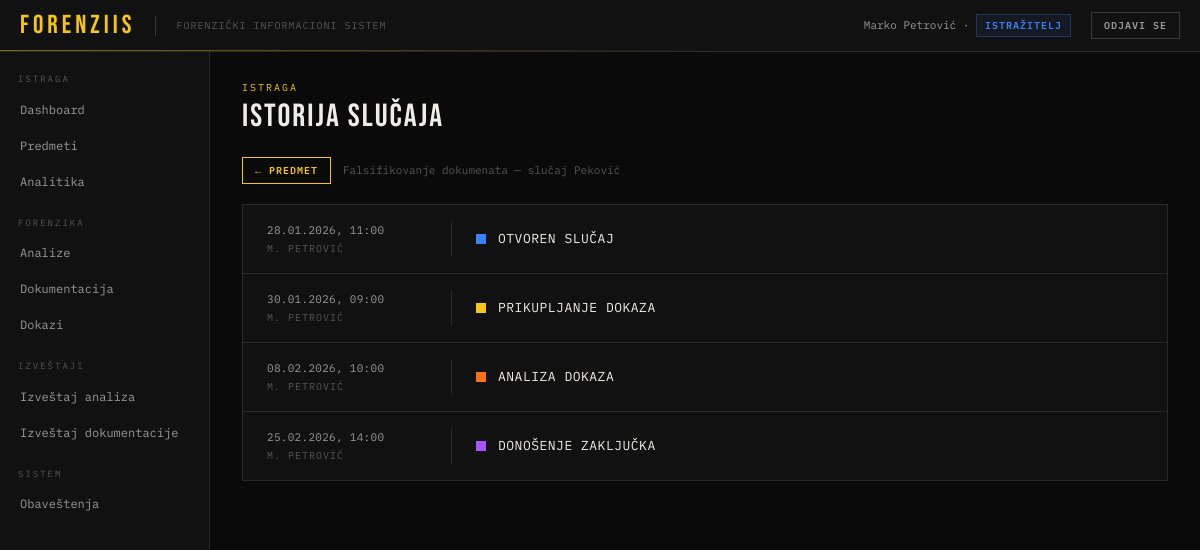
Page /?page=istorija-predmeta&id=3 (signed in) on the committed database.
### tables this page shows
CREATE TABLE korisnik (
    id              INT AUTO_INCREMENT PRIMARY KEY,
    ime             VARCHAR(255) NOT NULL,
    prezime         VARCHAR(255) NOT NULL,
    email           VARCHAR(255) NOT NULL UNIQUE,
    kor_ime         VARCHAR(255) NULL UNIQUE,
    lozinka_hash    VARCHAR(255) NOT NULL,
    uloga           ENUM('ADMINISTRATOR','ISTRAZITELJ','TEHNICAR','VESTAK') NOT NULL,
    aktivan         BOOLEAN NOT NULL DEFAULT TRUE,
    datum_kreiranja DATETIME NOT NULL DEFAULT NOW()
);

CREATE TABLE predmet (
    id               INT AUTO_INCREMENT PRIMARY KEY,
    naziv            VARCHAR(255) NOT NULL,
    opis             TEXT NULL,
    status           ENUM('AKTIVAN','ZATVOREN') NOT NULL DEFAULT 'AKTIVAN',
    faza             ENUM('OTVOREN_SLUCAJ','PRIKUPLJANJE_DOKAZA','ANALIZA_DOKAZA','DONOSENJE_ZAKLJUCKA','ZATVOREN_SLUCAJ') NOT NULL DEFAULT 'OTVOREN_SLUCAJ',
    datum_otvaranja  DATETIME NOT NULL DEFAULT NOW(),
    istrazitelj_id   INT NULL,
    FOREIGN KEY (istrazitelj_id) REFERENCES korisnik(id)
);

CREATE TABLE istorija_faze_predmeta (
    id          INT AUTO_INCREMENT PRIMARY KEY,
    faza        ENUM('OTVOREN_SLUCAJ','PRIKUPLJANJE_DOKAZA','ANALIZA_DOKAZA','DONOSENJE_ZAKLJUCKA','ZATVOREN_SLUCAJ') NOT NULL,
    datum_vreme DATETIME NOT NULL DEFAULT NOW(),
    predmet_id  INT NOT NULL,
    korisnik_id INT NOT NULL,
    FOREIGN KEY (predmet_id) REFERENCES predmet(id),
    FOREIGN KEY (korisnik_id) REFERENCES korisnik(id)
);

### index.php (called while the page is built, shortened)
<?php
require_once __DIR__ . '/config.php';
require_once __DIR__ . '/helpers.php';
$page   = $_GET['page']   ?? 'dashboard';
require __DIR__ . '/layout/header.php';
require __DIR__ . "/pages/{$page}.php";
require __DIR__ . '/layout/footer.php';

### helpers.php (called while the page is built, shortened)
<?php
function e(?string $str): string
{
    return htmlspecialchars($str ?? '', ENT_QUOTES, 'UTF-8');
}
function fazaLabel(string $faza): string
{
    $mapa = [
        'OTVOREN_SLUCAJ'       => 'Otvoren slučaj',
        'PRIKUPLJANJE_DOKAZA'  => 'Prikupljanje dokaza',
        'ANALIZA_DOKAZA'       => 'Analiza dokaza',
        'DONOSENJE_ZAKLJUCKA'  => 'Donošenje zaključka',
        'ZATVOREN_SLUCAJ'      => 'Zatvoren slučaj',
    ];
    return $mapa[$faza] ?? $faza;
}
function ulogaLabel(string $uloga): string
{
    $mapa = [
        'ADMINISTRATOR' => 'Administrator',
        'ISTRAZITELJ'   => 'Istražitelj',
        'TEHNICAR'      => 'Tehničar',
        'VESTAK'        => 'Veštak',
    ];
    return $mapa[$uloga] ?? $uloga;
}
function ulogaBadge(string $uloga): string
{
    $mapa = [
        'ADMINISTRATOR' => 'badge-red',
        'ISTRAZITELJ'   => 'badge-blue',
        'TEHNICAR'      => 'badge-green',
        'VESTAK'        => 'badge-purple',
    ];
    return $mapa[$uloga] ?? 'badge-gray';
}

### pages/istorija-predmeta.php (the view, shortened to what this page needs)
<?php
$predmetId = (int)($_GET['id'] ?? 0);
$stmt = $conn->prepare("SELECT id, naziv, faza, status FROM predmet WHERE id = ?");
$stmt->bind_param('i', $predmetId);
$stmt->execute();
$predmet = $stmt->get_result()->fetch_assoc();
$stmt = $conn->prepare("
    SELECT h.faza, h.datum_vreme,
           k.ime, k.prezime
    FROM istorija_faze_predmeta h
    JOIN korisnik k ON k.id = h.korisnik_id
    WHERE h.predmet_id = ?
    ORDER BY h.datum_vreme ASC
");
$stmt->bind_param('i', $predmetId);
$stmt->execute();
$istorija = $stmt->get_result()->fetch_all(MYSQLI_ASSOC);
function fazaBoja(string $faza): string {
    $mapa = [
        'OTVOREN_SLUCAJ'      => 'var(--blue)',
        'PRIKUPLJANJE_DOKAZA' => 'var(--yellow)',
        'ANALIZA_DOKAZA'      => 'var(--orange)',
        'DONOSENJE_ZAKLJUCKA' => 'var(--purple)',
        'ZATVOREN_SLUCAJ'     => 'var(--green)',
    ];
    return $mapa[$faza] ?? 'var(--text-3)';
}
?>
<div class="page-eyebrow">Istraga</div>
<div class="page-title">Istorija slučaja</div>
<div class="istorija-breadcrumb">
    <a href="?page=predmet-detalji&id=<?= $predmetId ?>" class="btn btn-outline btn-sm">
        &larr; Predmet
    </a>
    <span style="color:var(--text-3); font-family:var(--mono); font-size:11px; margin-left:4px;">
        <?= e($predmet['naziv']) ?>
    </span>
</div>
<div class="card">
    <div class="card-body" style="padding: 0;">
        <?php if (empty($istorija)): ?>
        <div class="istorija-empty">Nema zabeleženih promena faze za ovaj predmet.</div>
        <?php else: ?>
        <div class="istorija-lista">
            <?php foreach ($istorija as $zapis): ?>
            <div class="istorija-red">
                <div class="istorija-meta">
                    <div class="istorija-datum">
                        <?= e(date('d.m.Y, H:i', strtotime($zapis['datum_vreme']))) ?>
                    </div>
                    <div class="istorija-korisnik">
                        <?= e(mb_strtoupper(mb_substr($zapis['ime'], 0, 1)) . '. ' . mb_strtoupper($zapis['prezime'])) ?>
                    </div>
                </div>
                <div class="istorija-dogadjaj">
                    <span class="istorija-indikator"
                          style="background: <?= fazaBoja($zapis['faza']) ?>;"></span>
                    <span class="istorija-faza-tekst">
                        <?= e(fazaLabel($zapis['faza'])) ?>
                    </span>
                </div>
            </div>
            <?php endforeach; ?>
        </div>
        <?php endif; ?>
    </div>
</div>

### layout/header.php (shortened to what this page needs)
<?php
$neprocitanaQuery = $conn->prepare("SELECT COUNT(*) as cnt FROM obavestenje WHERE korisnik_id = ? AND procitano = 0");
$neprocitanaQuery->bind_param('i', $_SESSION['user_id']);
$neprocitanaQuery->execute();
$neprocitanaBroj = $neprocitanaQuery->get_result()->fetch_assoc()['cnt'];
$kq = $conn->prepare("SELECT id, ime, prezime, email, uloga FROM korisnik WHERE id = ?");
$kq->bind_param('i', $_SESSION['user_id']);
$kq->execute();
$korisnik = $kq->get_result()->fetch_assoc();
?>
<!DOCTYPE html>
<html lang="sr">
<head>
</head>
<body>
<div id="app">
<div class="topbar">
    <div class="topbar-logo">ForenzIIS</div>
    <div class="topbar-system">Forenzički informacioni sistem</div>
    <div class="topbar-user">
        <?= e($korisnik['ime'] . ' ' . $korisnik['prezime']) ?> · <span class="badge <?= ulogaBadge($korisnik['uloga']) ?>"><?= e(ulogaLabel($korisnik['uloga'])) ?></span>
    </div>
    <a href="?page=logout" class="btn btn-ghost btn-sm">Odjavi se</a>
</div>
<div class="body-wrap">
<div class="sidebar">
<?php
$uloga = $_SESSION['uloga'];
if ($uloga === 'ADMINISTRATOR'):
?>
    <div class="sidebar-section">Administracija</div>
    <a href="?page=dashboard" class="nav-item <?= $page === 'dashboard' ? 'active' : '' ?>">Dashboard</a>
    <a href="?page=korisnik-novi" class="nav-item <?= $page === 'korisnik-novi' ? 'active' : '' ?>">Novi korisnik</a>
    <a href="?page=izvestaj-analize" class="nav-item <?= $page === 'izvestaj-analize' ? 'active' : '' ?>">Izveštaj analiza</a>
    <a href="?page=izvestaj-dokumentacije" class="nav-item <?= $page === 'izvestaj-dokumentacije' ? 'active' : '' ?>">Izveštaj dokumentacije</a>
    <a href="?page=analitika" class="nav-item <?= $page === 'analitika' ? 'active' : '' ?>">Analitika</a>
    <div class="sidebar-section">Predmeti</div>
    <a href="?page=predmeti" class="nav-item <?= $page === 'predmeti' || strpos($page, 'predmet-') === 0 ? 'active' : '' ?>">Predmeti</a>
    <div class="sidebar-section">Forenzika</div>
    <a href="?page=dokazi" class="nav-item <?= $page === 'dokazi' || strpos($page, 'dokaz-') === 0 ? 'active' : '' ?>">Dokazi</a>
    <a href="?page=analize" class="nav-item <?= $page === 'analize' || strpos($page, 'analiza-') === 0 ? 'active' : '' ?>">Analize</a>
    <a href="?page=dokumentacija" class="nav-item <?= $page === 'dokumentacija' || strpos($page, 'dokument-') === 0 ? 'active' : '' ?>">Dokumentacija</a>
    <a href="?page=dokazi-zahtevi" class="nav-item <?= $page === 'dokazi-zahtevi' ? 'active' : '' ?>">Zahtevi za dokaze</a>
    <div class="sidebar-section">Sistem</div>
    <a href="?page=tagovi" class="nav-item <?= $page === 'tagovi' || $page === 'tag-novi' ? 'active' : '' ?>">Tagovi</a>
    <a href="?page=obavestenja" class="nav-item <?= $page === 'obavestenja' ? 'active' : '' ?>">Obaveštenja<?php if ($neprocitanaBroj > 0): ?> <span class="nav-badge"><?= $neprocitanaBroj ?></span><?php endif; ?></a>
<?php elseif ($uloga === 'ISTRAZITELJ'): ?>
    <div class="sidebar-section">Istraga</div>
    <a href="?page=dashboard" class="nav-item <?= $page === 'dashboard' ? 'active' : '' ?>">Dashboard</a>
    <a href="?page=predmeti" class="nav-item <?= $page === 'predmeti' || strpos($page, 'predmet-') === 0 ? 'active' : '' ?>">Predmeti</a>
    <a href="?page=analitika" class="nav-item <?= $page === 'analitika' ? 'active' : '' ?>">Analitika</a>
    <div class="sidebar-section">Forenzika</div>
    <a href="?page=analize" class="nav-item <?= $page === 'analize' || strpos($page, 'analiza-') === 0 ? 'active' : '' ?>">Analize</a>
    <a href="?page=dokumentacija" class="nav-item <?= $page === 'dokumentacija' || strpos($page, 'dokument-') === 0 ? 'active' : '' ?>">Dokumentacija</a>
    <a href="?page=dokazi" class="nav-item <?= $page === 'dokazi' || strpos($page, 'dokaz-') === 0 ? 'active' : '' ?>">Dokazi</a>
    <div class="sidebar-section">Izveštaji</div>
    <a href="?page=izvestaj-analize" class="nav-item <?= $page === 'izvestaj-analize' ? 'active' : '' ?>">Izveštaj analiza</a>
    <a href="?page=izvestaj-dokumentacije" class="nav-item <?= $page === 'izvestaj-dokumentacije' ? 'active' : '' ?>">Izveštaj dokumentacije</a>
    <div class="sidebar-section">Sistem</div>
    <a href="?page=obavestenja" class="nav-item <?= $page === 'obavestenja' ? 'active' : '' ?>">Obaveštenja<?php if ($neprocitanaBroj > 0): ?> <span class="nav-badge"><?= $neprocitanaBroj ?></span><?php endif; ?></a>
<?php endif; ?>
</div>
<div class="main">

### layout/header.php (style rules this page uses)
:root { --bg: #0a0a0a; --surface: #111111; --surface-2: #181818; --surface-3: #202020; --border: #2a2a2a; --border-hi: #3a3a3a; --yellow: #f5c518; --yellow-dim: #c9a015; --yellow-dark:#2a2200; --yellow-glow: rgba(245,197,24,.12); --text-1: #f0ede8; --text-2: #999; --text-3: #555; --green: #22c55e; --red: #ef4444; --orange: #f97316; --blue: #3b82f6; --purple: #a855f7; --mono: 'IBM Plex Mono', monospace; --sans: 'IBM Plex Sans', sans-serif; --display: 'Bebas Neue', sans-serif; --r: 0px; --transition: 140ms ease; }
*, *::before, *::after { box-sizing: border-box; margin: 0; padding: 0; }
body { font-family: var(--sans); font-size: 13px; background: var(--bg); color: var(--text-1); line-height: 1.5; -webkit-font-smoothing: antialiased; }
a { color: inherit; text-decoration: none; }
.btn { font-family: var(--mono); font-size: 11px; font-weight: 600; text-transform: uppercase; letter-spacing: 1px; padding: 9px 18px; border: 1px solid transparent; cursor: pointer; display: inline-flex; align-items: center; gap: 6px; transition: all var(--transition); outline: none; }
.btn-outline { background: transparent; color: var(--yellow); border-color: var(--yellow); }
.btn-ghost { background: transparent; color: var(--text-2); border-color: var(--border-hi); }
.btn-sm { padding: 5px 12px; font-size: 10px; }
#app { display: flex; height: 100vh; flex-direction: column; }
.topbar { height: 52px; background: var(--surface); border-bottom: 1px solid var(--border); display: flex; align-items: center; padding: 0 20px; gap: 20px; flex-shrink: 0; position: relative; }
.topbar::after { content: ''; position: absolute; bottom: 0; left: 0; right: 0; height: 1px; background: linear-gradient(90deg, var(--yellow) 0%, transparent 60%); opacity: .5; }
.topbar-logo { font-family: var(--display); font-size: 26px; letter-spacing: 4px; color: var(--yellow); line-height: 1; }
.topbar-system { font-family: var(--mono); font-size: 10px; color: var(--text-3); text-transform: uppercase; letter-spacing: 1px; }
.topbar-user { font-family: var(--mono); font-size: 11px; color: var(--text-2); }
.body-wrap { display: flex; flex: 1; overflow: hidden; }
.sidebar { width: 210px; background: var(--surface); border-right: 1px solid var(--border); flex-shrink: 0; overflow-y: auto; padding: 16px 0; }
.sidebar-section { font-family: var(--mono); font-size: 9px; text-transform: uppercase; letter-spacing: 2px; color: var(--text-3); padding: 16px 18px 6px; }
.sidebar-section:first-child { padding-top: 4px; }
.nav-item { display: flex; align-items: center; gap: 10px; padding: 9px 18px; font-family: var(--mono); font-size: 12px; color: var(--text-2); cursor: pointer; border-left: 2px solid transparent; transition: all var(--transition); }
.main { flex: 1; overflow-y: auto; padding: 28px 32px; }
.page-eyebrow { font-family: var(--mono); font-size: 10px; text-transform: uppercase; letter-spacing: 2px; color: var(--yellow); margin-bottom: 6px; }
.page-title { font-family: var(--display); font-size: 32px; letter-spacing: 2px; color: var(--text-1); line-height: 1; margin-bottom: 24px; }
.card { background: var(--surface); border: 1px solid var(--border); margin-bottom: 16px; }
.card-body { padding: 20px; font-family: var(--mono); font-size: 13px; color: var(--text-1); }
.badge { font-family: var(--mono); font-size: 10px; font-weight: 600; text-transform: uppercase; letter-spacing: 1px; padding: 3px 8px; border: 1px solid; display: inline-block; }
.badge-blue { color: var(--blue); border-color: rgba(59,130,246,.3); background: rgba(59,130,246,.07); }

### pages/istorija-predmeta.php (style rules this page uses)
.istorija-breadcrumb { display: flex; align-items: center; gap: 8px; margin-bottom: 20px; }
.istorija-lista { display: flex; flex-direction: column; }
.istorija-red { display: flex; align-items: center; gap: 0; padding: 16px 24px; border-bottom: 1px solid var(--border); transition: background .15s; }
.istorija-red:last-child { border-bottom: none; }
.istorija-meta { width: 160px; flex-shrink: 0; font-family: var(--mono); font-size: 11px; }
.istorija-datum { color: var(--text-2); letter-spacing: .3px; }
.istorija-korisnik { color: var(--text-3); margin-top: 3px; letter-spacing: 1px; font-size: 10px; }
.istorija-dogadjaj { display: flex; align-items: center; gap: 12px; flex: 1; }
.istorija-indikator { width: 10px; height: 10px; flex-shrink: 0; display: inline-block; }
.istorija-faza-tekst { font-family: var(--mono); font-size: 13px; color: var(--text-1); letter-spacing: .5px; text-transform: uppercase; }

### rows in the picture
korisnik: ime+prezime "Marko Petrović", uloga "ISTRAŽITELJ"
predmet: naziv "Falsifikovanje dokumenata — slučaj Peković"
istorija_faze_predmeta: datum_vreme "28.01.2026, 11:00", korisnik.prezime "M. PETROVIĆ", faza "OTVOREN SLUČAJ"
istorija_faze_predmeta: datum_vreme "30.01.2026, 09:00", korisnik.prezime "M. PETROVIĆ", faza "PRIKUPLJANJE DOKAZA"
istorija_faze_predmeta: datum_vreme "08.02.2026, 10:00", korisnik.prezime "M. PETROVIĆ", faza "ANALIZA DOKAZA"
istorija_faze_predmeta: datum_vreme "25.02.2026, 14:00", korisnik.prezime "M. PETROVIĆ", faza "DONOŠENJE ZAKLJUČKA"
